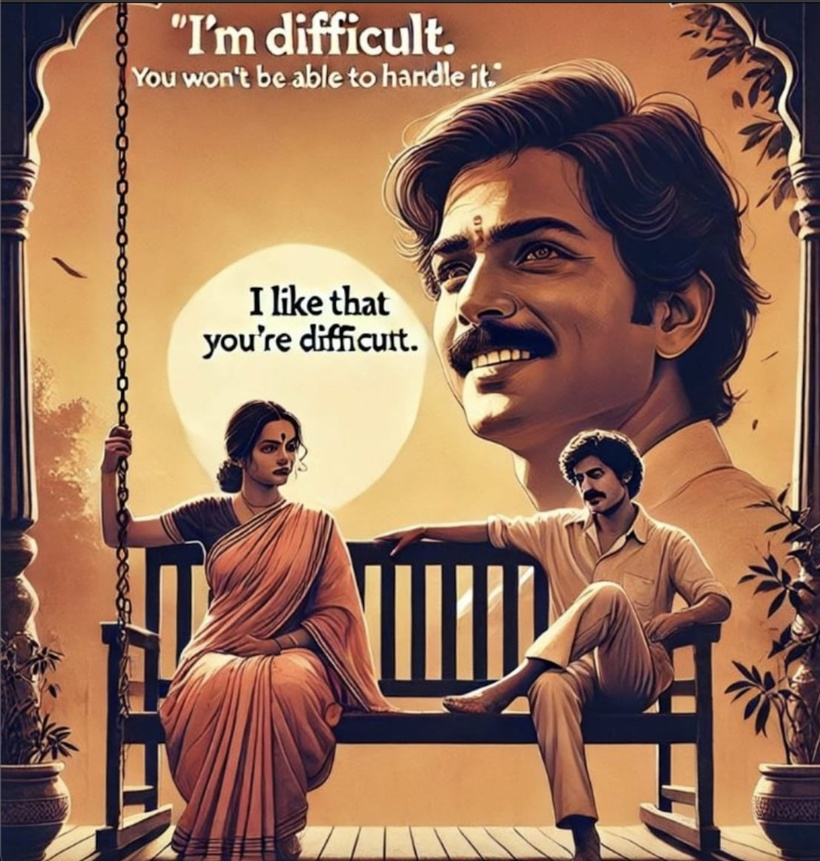
#> input picture images/retina.jpg, 820 x 861 px, shrunk from 1424 x 1496 before the run
$ python firsttest.py
#> lines starting #> are read from the running program, lines starting #| are printed output that depends on the picture
import matplotlib.pyplot as plt
from skimage.io import imread, imsave
import numpy as np
import os

# Load image
image = imread('../images/retina.jpg')  # Updated path
#> image is the input picture: shape (861, 820, 3); mean R, G, B 151, 112.3, 89.2
print(type(image))
#| <class 'numpy.ndarray'>
print(image.shape, image.dtype)
#| (861, 820, 3) uint8

# Display full image
plt.imshow(image)
plt.title("Original Image")
plt.axis("off")
plt.show()

# Display RGB channels
red = image[:, :, 0]
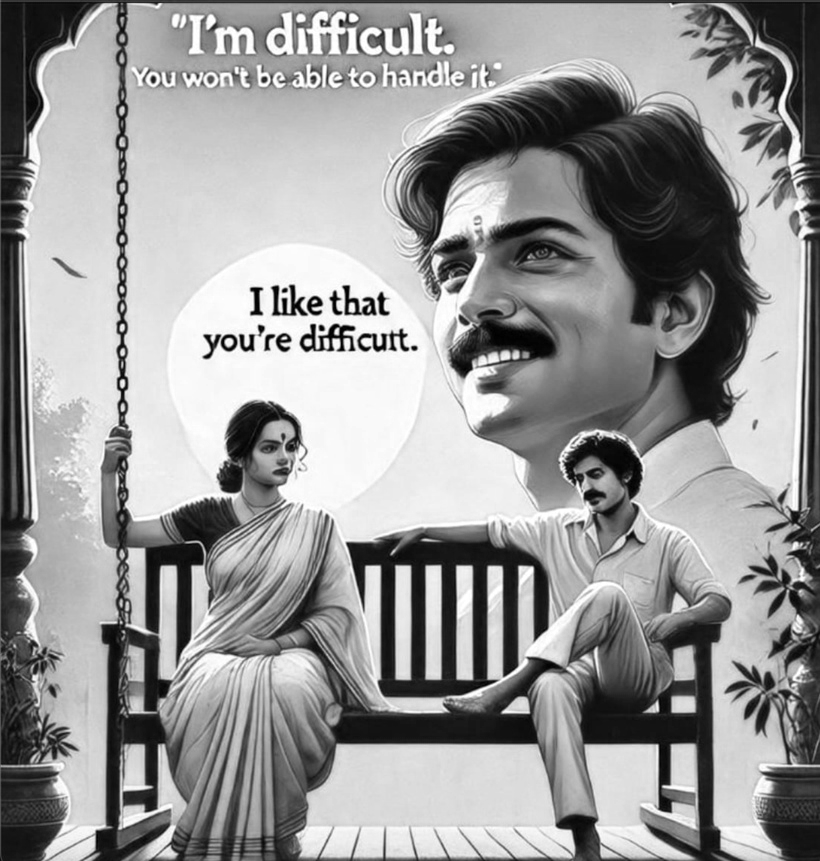
#> red: shape (861, 820); min 0, max 255, mean 151
green = image[:, :, 1]
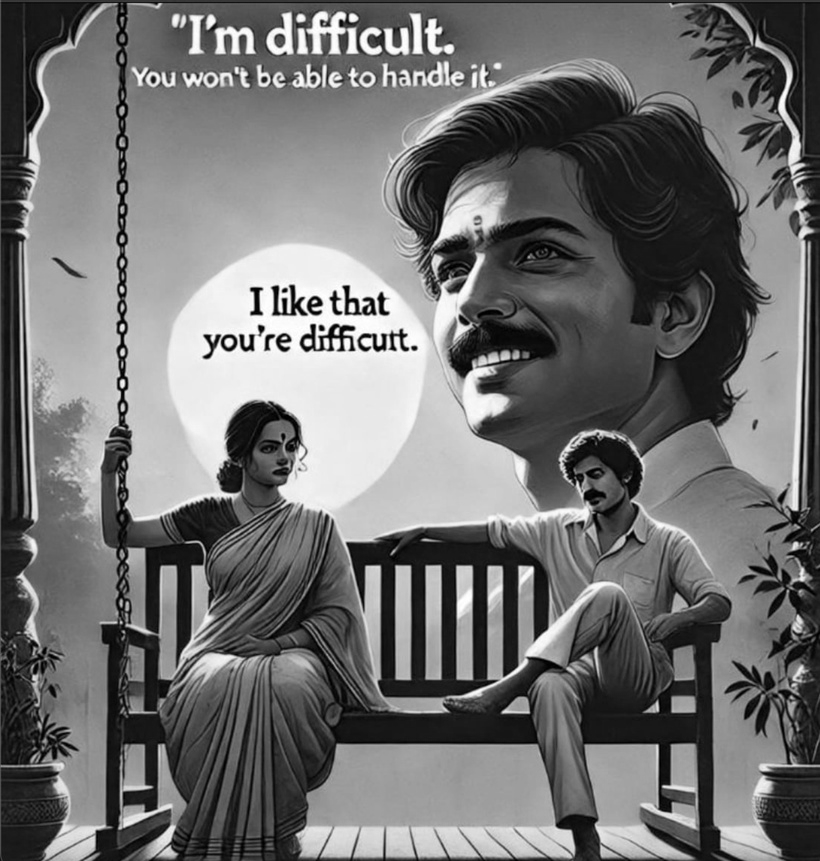
#> green: shape (861, 820); min 0, max 255, mean 112.3
blue = image[:, :, 2]
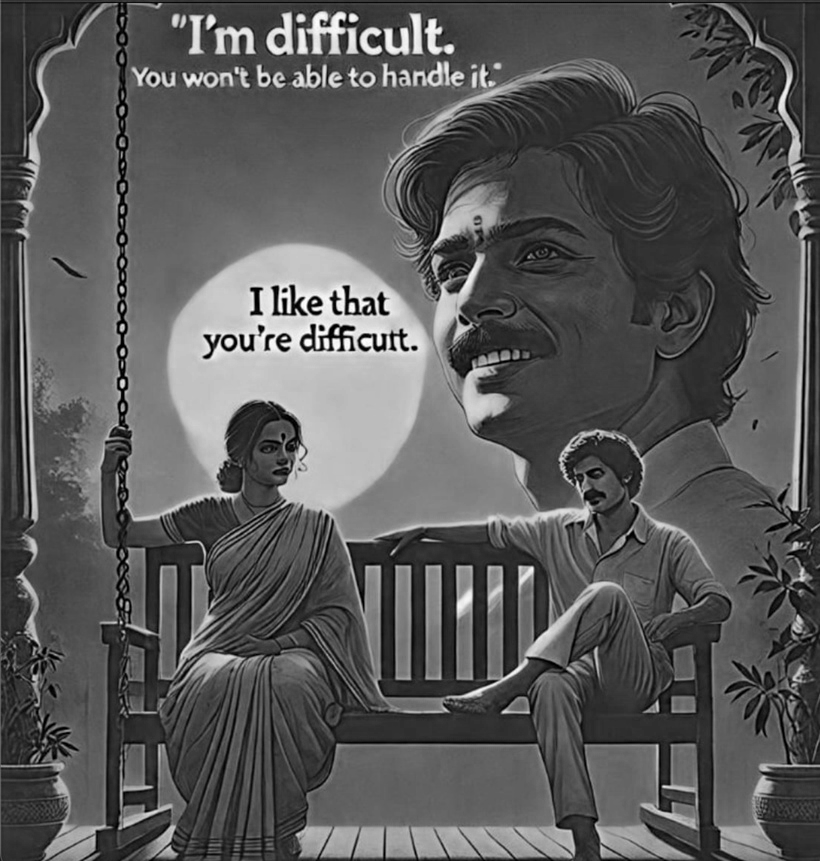
#> blue: shape (861, 820); min 0, max 255, mean 89.2

plt.figure(figsize=(12, 4))
plt.subplot(1, 3, 1)
plt.imshow(red, cmap='gray')
plt.title("Red Channel")
plt.axis("off")

plt.subplot(1, 3, 2)
plt.imshow(green, cmap='gray')
plt.title("Green Channel")
plt.axis("off")

plt.subplot(1, 3, 3)
plt.imshow(blue, cmap='gray')
plt.title("Blue Channel")
plt.axis("off")
plt.show()
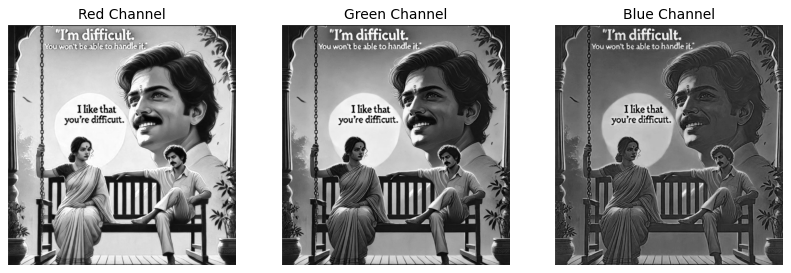
#> figure drawn by matplotlib, 3 panels

# Save image with different JPEG quality
imsave("../images/compressed_q10.jpg", image, quality=10)
imsave("../images/compressed_q50.jpg", image, quality=50)
imsave("../images/compressed_q90.jpg", image, quality=90)

$ run again, with images/bloodcells.jpg copied over images/retina.jpg
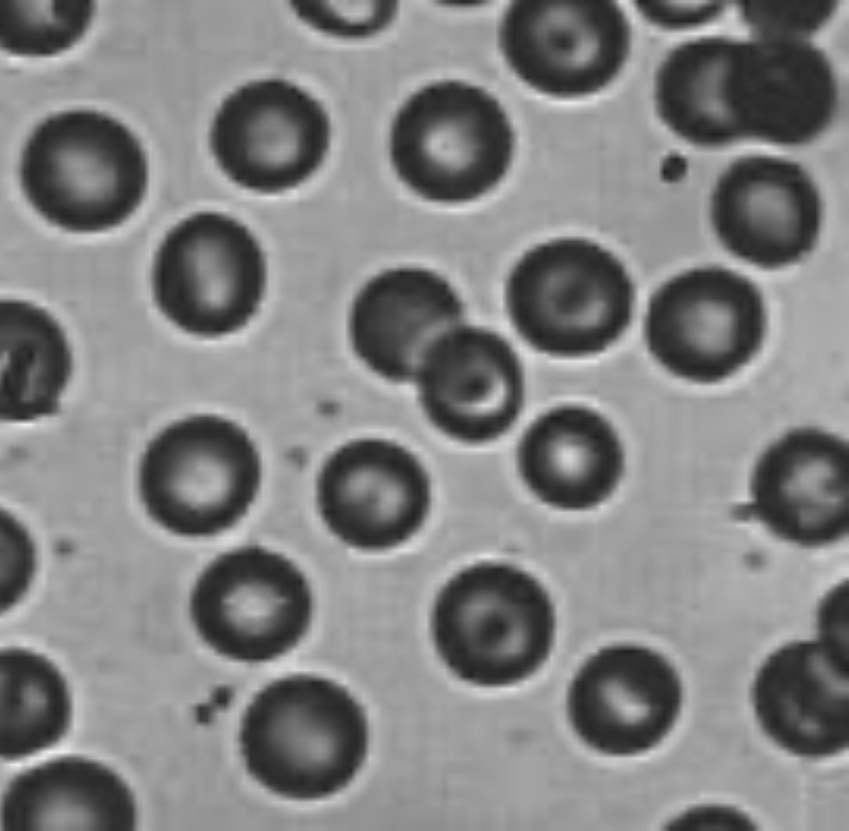
#> input picture images/bloodcells.jpg, 849 x 831 px, shrunk from 1090 x 1066 before the run
#> image is the input picture: shape (831, 849, 3); min 31, max 240, mean 129.5
#| <class 'numpy.ndarray'>
#| (831, 849, 3) uint8
#> `plt.show()`:
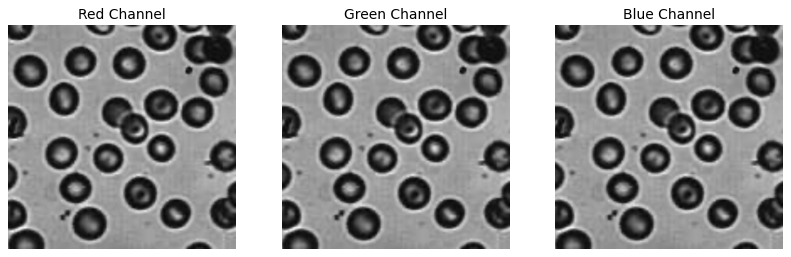
#> figure drawn by matplotlib, 3 panels
